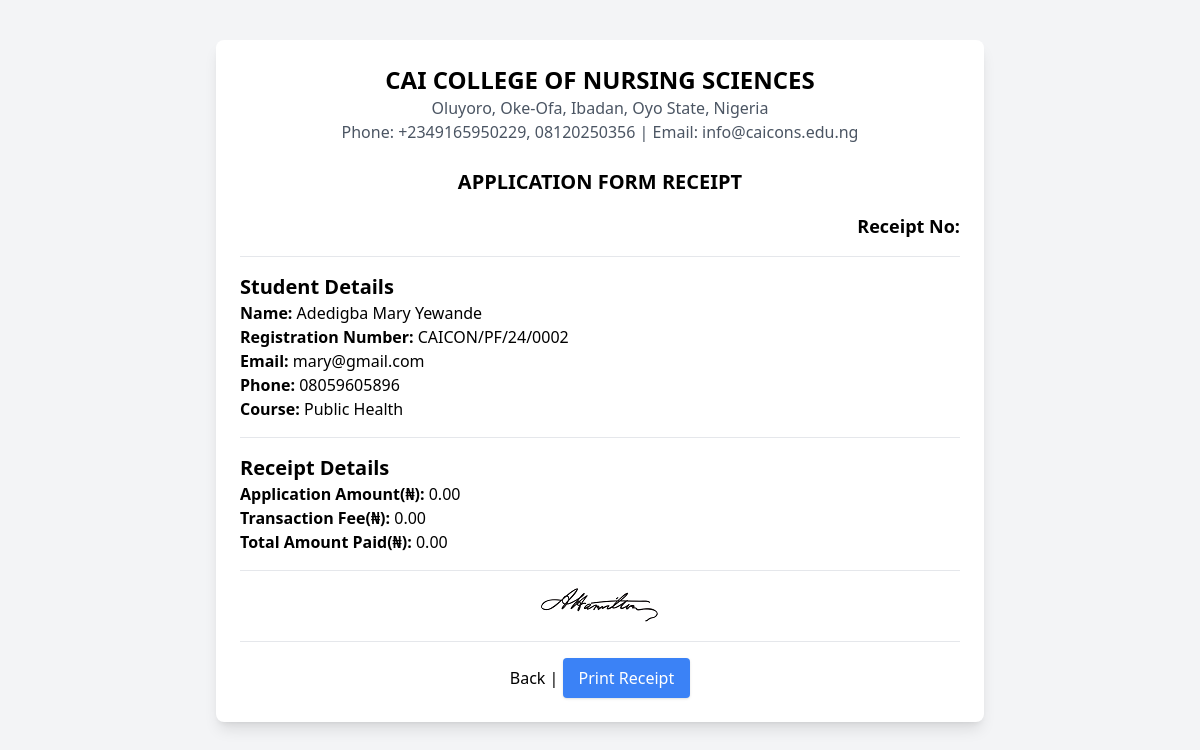
The app's page /portal/applicant/p_receipt2.php?reg_num=CAICON/PF/24/0002 (signed in), older data.
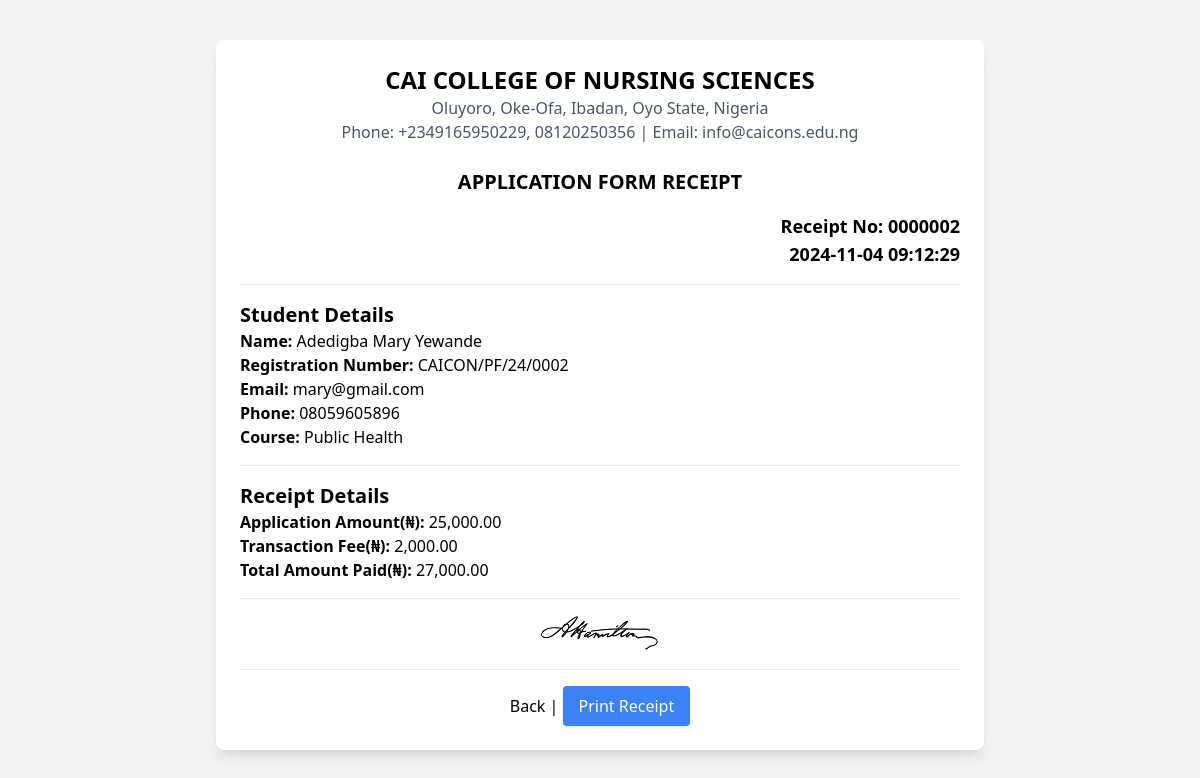
The same page, newer data.
### tables this page shows
CREATE TABLE `contact` (
  `id` int(11) NOT NULL,
  `phone_number` varchar(50) NOT NULL,
  `email_address` varchar(255) NOT NULL,
  `address` text NOT NULL
);

CREATE TABLE `applicants` (
  `applicant_id` int(11) NOT NULL,
  `reg_num` varchar(50) NOT NULL,
  `pwd` varchar(255) NOT NULL,
  `p_decr` varchar(255) NOT NULL,
  `w_amt` varchar(20) NOT NULL,
  `surname` varchar(50) DEFAULT NULL,
  `first_name` varchar(50) DEFAULT NULL,
  `middle_name` varchar(50) DEFAULT NULL,
  `email` varchar(100) DEFAULT NULL,
  `phone_number` varchar(15) DEFAULT NULL,
  `nationality` varchar(50) DEFAULT NULL,
  `sch_session` varchar(10) DEFAULT NULL,
  `invoice_number` varchar(50) NOT NULL,
  `course_id` int(10) NOT NULL,
  `p_status` varchar(20) NOT NULL,
  `a_date` timestamp NOT NULL DEFAULT current_timestamp() ON UPDATE current_timestamp(),
  `dob` varchar(20) NOT NULL,
  `sex` varchar(6) NOT NULL,
  `marital_status` varchar(10) NOT NULL,
  `hometown` varchar(100) NOT NULL,
  `a_address` text NOT NULL,
  `state_of_origin` varchar(100) NOT NULL,
  `contact_address` text NOT NULL
);

CREATE TABLE `courses` (
  `id` int(4) NOT NULL,
  `course` varchar(255) NOT NULL,
  `f_amount` varchar(20) NOT NULL,
  `t_fee` varchar(20) NOT NULL,
  `acceptance_fee` varchar(20) NOT NULL,
  `accp_tran_fee` varchar(20) NOT NULL
);

CREATE TABLE `payment` (
  `id` int(11) NOT NULL,
  `paid_for` varchar(50) NOT NULL,
  `reg_num` varchar(50) NOT NULL,
  `course_id` int(4) NOT NULL,
  `invoice_number` varchar(50) NOT NULL,
  `receipt_number` varchar(20) NOT NULL,
  `f_amount` int(10) NOT NULL,
  `t_fee` int(10) NOT NULL,
  `t_amount` int(10) NOT NULL,
  `sch_session` varchar(20) NOT NULL,
  `p_status` varchar(20) NOT NULL,
  `date_paid` timestamp NULL DEFAULT current_timestamp() ON UPDATE current_timestamp()
);

### portal/applicant/p_receipt2.php (the view, shortened to what this page needs)
<?php
include("../conx.php");
$username = $_REQUEST["reg_num"];
$sql = "SELECT * FROM applicants WHERE reg_num = '$username'";
$result = $conn->query($sql);
if ($result->num_rows > 0) {
    $data = $result->fetch_assoc();
    $course_id = $data['course_id'];
}
$sql2 = "SELECT * FROM courses where id = '$course_id'";
$result2 = $conn->query($sql2);
if ($result2->num_rows > 0) {
    $row = $result2->fetch_assoc();
    $course = $row['course'];
}
$sql3 = "SELECT * FROM payment WHERE reg_num = '$username'";
$result = $conn->query($sql3);
if ($result->num_rows > 0) {
    $pay = $result->fetch_assoc();
}
$sql = "SELECT * FROM contact LIMIT 1";
$result = $conn->query($sql);
$contact_data = null;
if ($result->num_rows > 0) {
    $contact_data = $result->fetch_assoc();
}
?>
<!DOCTYPE html>
<html lang="en">
<head>
    <script src="https://cdn.tailwindcss.com"></script>
    <script src="https://cdn.jsdelivr.net/npm/tailwindcss-jit-cdn@tailwindcss/latest/dist/tailwind.min.js"></script>
    <link href="https://cdn.jsdelivr.net/npm/tailwindcss@2.2.19/dist/tailwind.min.css" rel="stylesheet">
</head>
<body class="bg-gray-100">
    <div class="container mx-auto p-6 bg-white rounded-lg shadow-lg mt-10 max-w-3xl">
        <div class="text-center mb-6">
            <h1 class="text-2xl font-bold">CAI COLLEGE OF NURSING SCIENCES</h1>
            <p class="text-gray-600"><?php echo $contact_data['address']; ?></p>
            <p class="text-gray-600">Phone: <?php echo $contact_data['phone_number']; ?> | Email: <?php echo $contact_data['email_address']; ?></p>
        </div>
        <div class="mb-4 text-center">
            <h2 class="text-xl font-bold">APPLICATION FORM RECEIPT</h2>
        </div>
        <div class="mb-4 text-right border-b pb-4 mb-4">
            <h2 class="text-lg font-bold">Receipt No: <?= $pay['receipt_number'] ?></h2>
            <h5 class="text-lg font-bold"><?= $pay['date_paid'] ?></h5>
        </div>
        <div class="border-b pb-4 mb-4">
            <h3 class="text-xl font-bold">Student Details</h3>
            <p><strong>Name:</strong> <?= $data['surname'] ?> <?= $data['first_name'] ?> <?= $data['middle_name'] ?></p>
            <p><strong>Registration Number:</strong> <?= $data['reg_num'] ?></p>
            <p><strong>Email:</strong> <?= $data['email'] ?></p>
            <p><strong>Phone:</strong> <?= $data['phone_number'] ?></p>
            <p><strong>Course:</strong> <?php echo $course; ?></p>
        </div>
        <div class="border-b pb-4 mb-4">
            <h3 class="text-xl font-bold">Receipt Details</h3>
            <p><strong>Application Amount(&#8358;): </strong> <?= number_format($pay['f_amount'], 2) ?></p>
            <p><strong>Transaction Fee(&#8358;): </strong> <?= number_format($pay['t_fee'], 2) ?></p>
            <p><strong>Total Amount Paid(&#8358;):</strong> <?= number_format($pay['f_amount'] + $pay['t_fee'], 2) ?></p>
        </div>
        <div class="flex items-center justify-center border-b pb-4 mb-4">
            <img src="../../assets/images/signature.png">
        </div>
        <div class="text-center">
            <a href="dashboard.php">Back</a> |
            <button onclick="window.print()" class="bg-blue-500 text-white px-4 py-2 rounded shadow hover:bg-blue-600">
                Print Receipt
            </button>
        </div>
    </div>
</body>
</html>

Row changes from the older to the newer data that the page shows:
added payment: receipt_number "0000002", date_paid "2024-11-04 09:12:29", f_amount "25,000.00", t_fee "2,000.00", $pay['f_amount'] + $pay['t_fee'] "27,000.00"
Text that changed along with them:
$pay['f_amount']: "0.00" → (not shown)
$pay['t_fee']: "0.00" → (not shown)
$pay['f_amount'] + $pay['t_fee']: "0.00" → (not shown)
